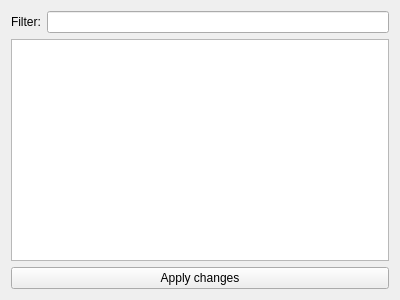
<?xml version="1.0" encoding="UTF-8"?>
<ui version="4.0">
 <class>Form</class>
 <widget class="QWidget" name="Form">
  <property name="geometry">
   <rect>
    <x>0</x>
    <y>0</y>
    <width>400</width>
    <height>300</height>
   </rect>
  </property>
  <property name="windowTitle">
   <string>Form</string>
  </property>
  <layout class="QVBoxLayout" name="verticalLayout">
   <item>
    <layout class="QHBoxLayout" name="horizontalLayout">
     <item>
      <widget class="QLabel" name="label">
       <property name="text">
        <string>Filter:</string>
       </property>
      </widget>
     </item>
     <item>
      <widget class="QLineEdit" name="Filter"/>
     </item>
    </layout>
   </item>
   <item>
    <widget class="QTableView" name="SupportedDevicesTable"/>
   </item>
   <item>
    <widget class="QPushButton" name="SaveButton">
     <property name="text">
      <string>Apply changes</string>
     </property>
    </widget>
   </item>
  </layout>
 </widget>
 <resources/>
 <connections/>
</ui>
